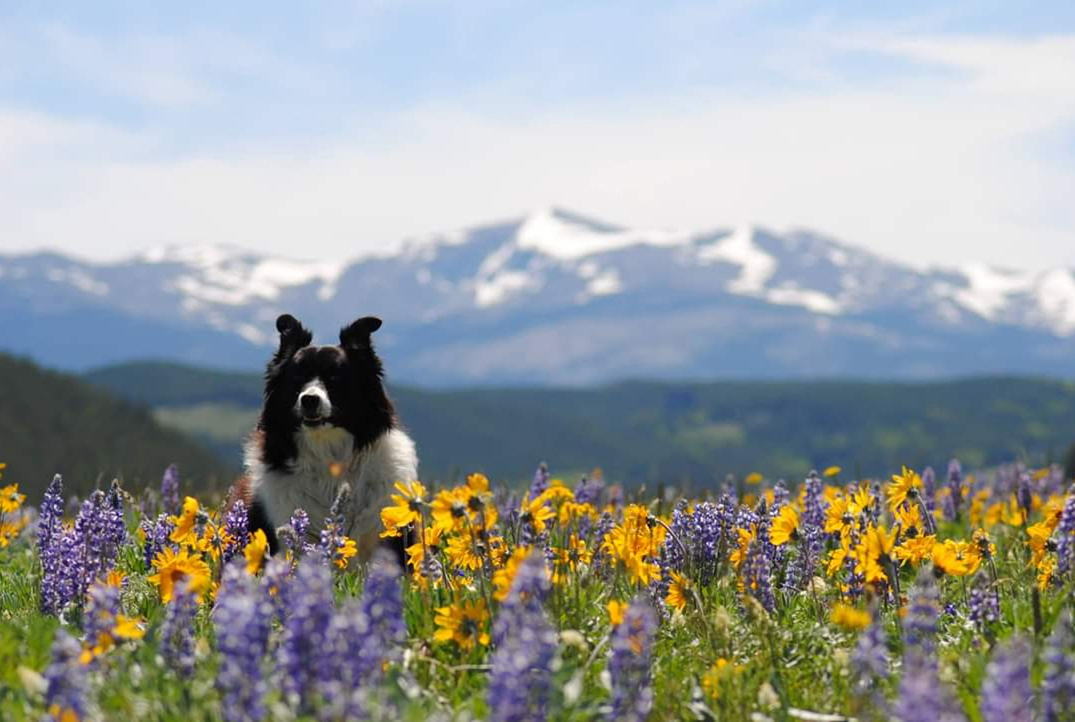
#> input picture Python311/examples/img_before_after/dog.jpg, 1075 x 722 px
$ python img_before_after.py
#> lines starting #> are read from the running program, lines starting #| are printed output that depends on the picture
#> further down, cvimage is the input picture: shape (722, 1075, 3); mean B, G, R 156.2, 157.4, 152.7
### Python311/examples/img_before_after/sobel.py
import scipy
import scipy.ndimage as ndimage
import numpy as np


def filter(img) :
    Kx = np.array([[-1, 0, 1],
                 [-2, 0, 2],
                 [-1, 0, 1]])

    Ky = np.array([[1, 2, 1],
                   [0, 0, 0],
                   [-1, -2, -1]])

    Ix = ndimage.convolve(img, Kx,output = float) # Get X plane
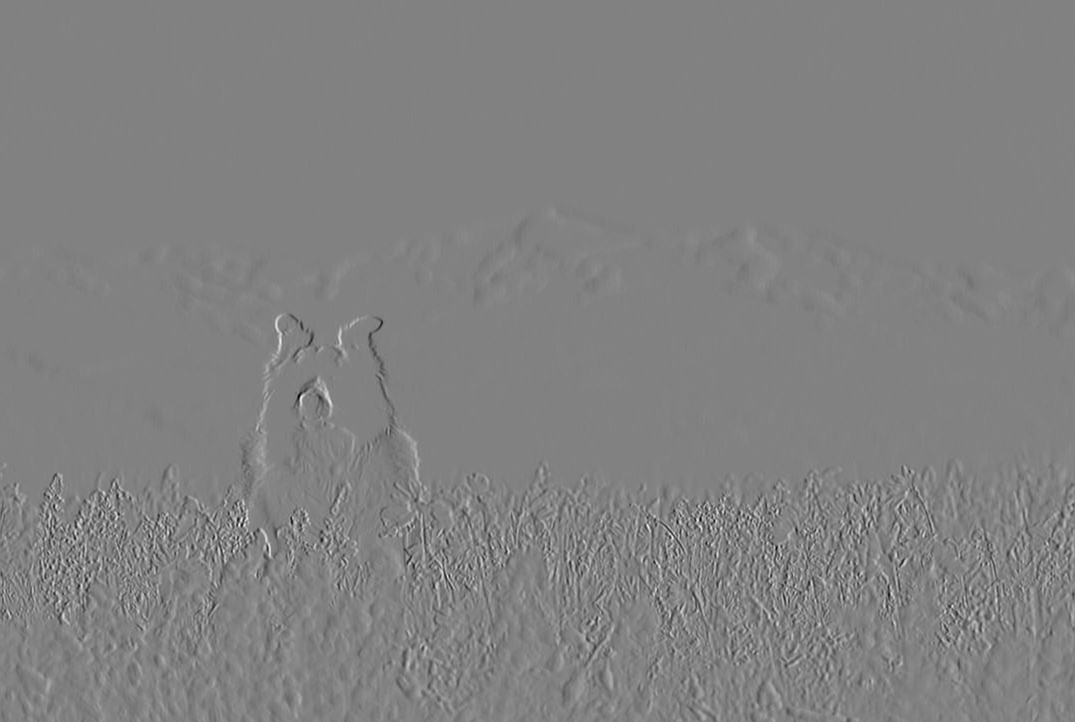
#> Ix: shape (722, 1075) float64; min -750, max 724, mean -0.1; drawn with min black and max white
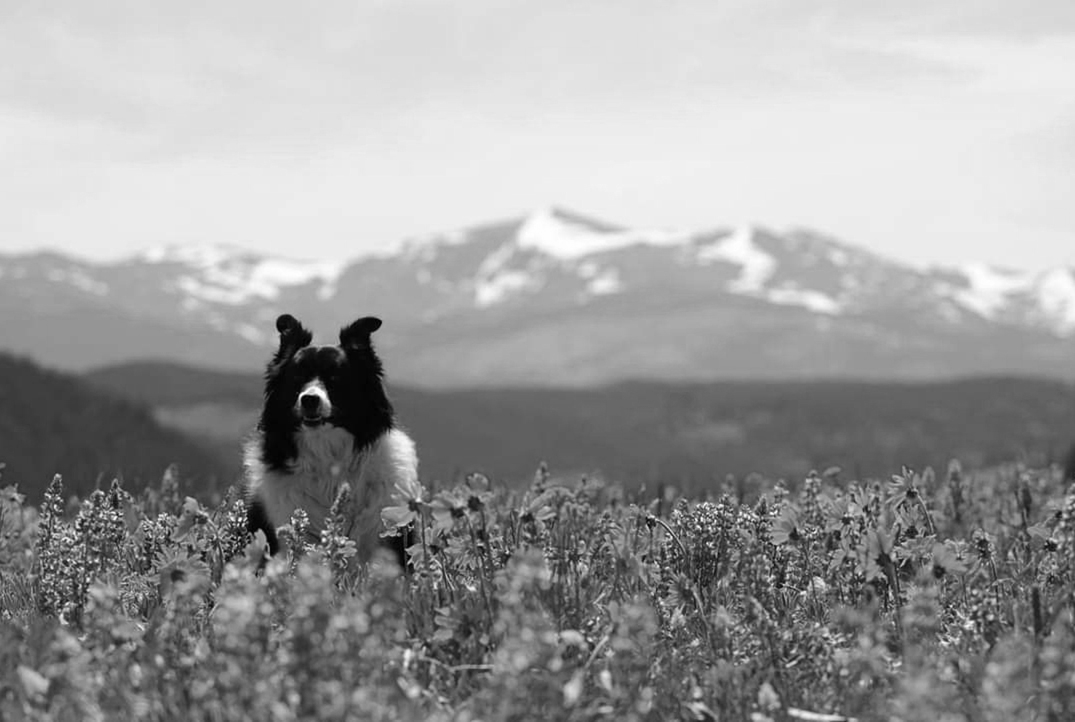
#> img: shape (722, 1075); min 0, max 255, mean 156.5
    Iy = ndimage.convolve(img, Ky,output = float) # Get Y Plane
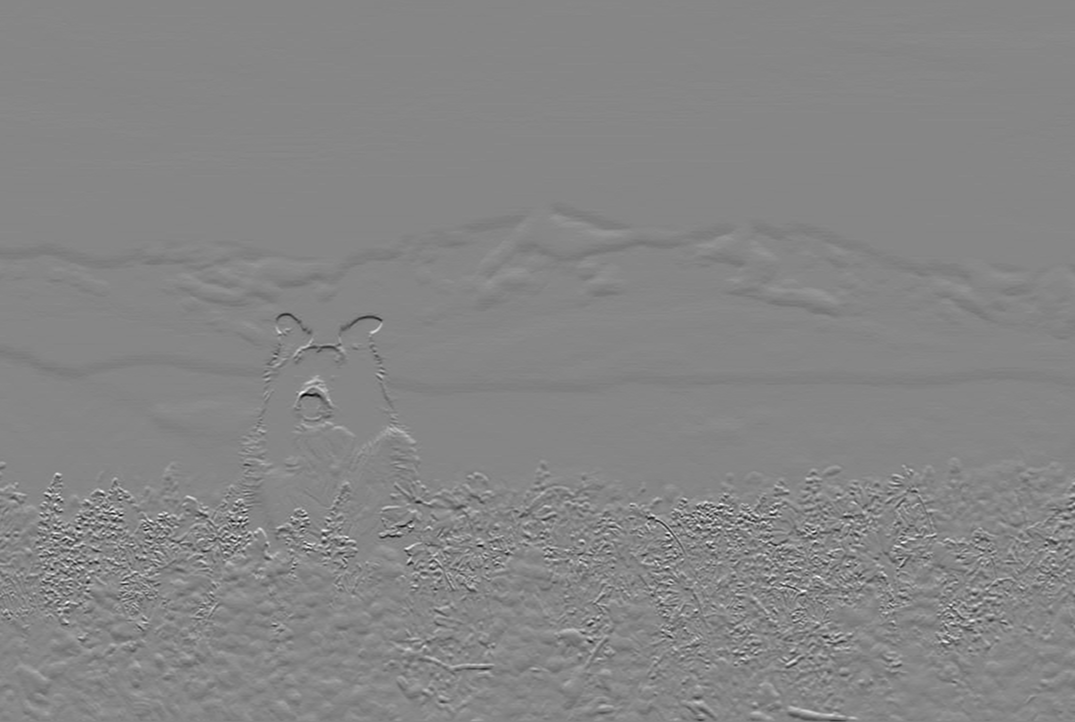
#> Iy: shape (722, 1075) float64; min -727, max 651, mean -1.3; drawn with min black and max white

    G = np.sqrt(np.square(Ix) + np.square(Iy))    # Get gradient
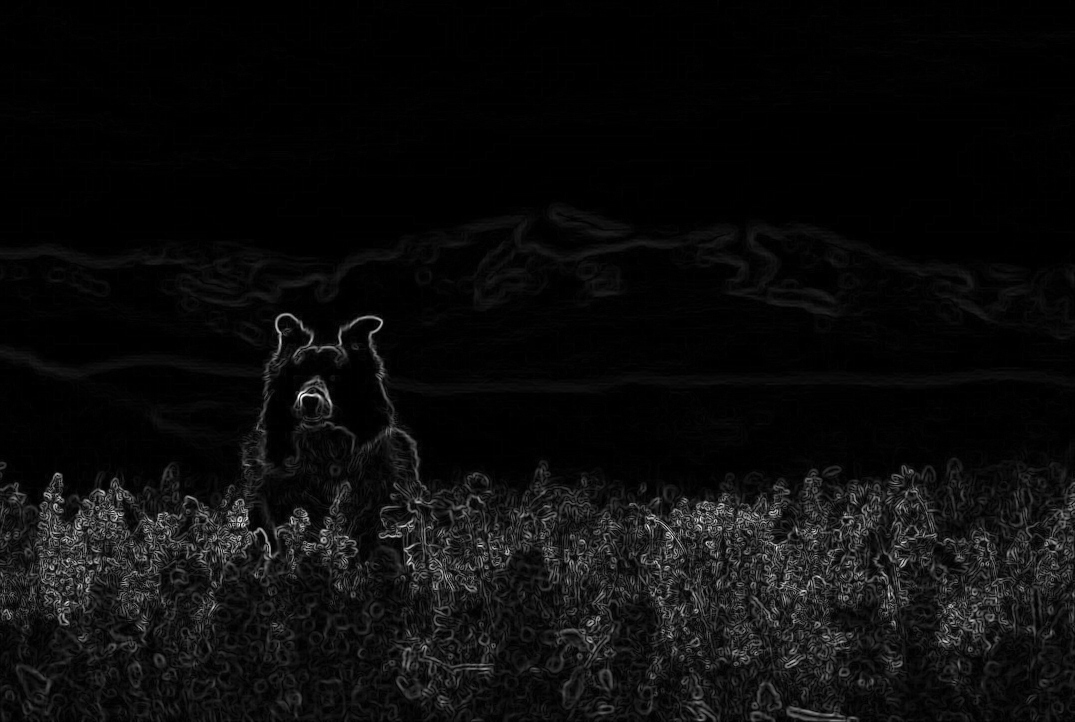
#> G: shape (722, 1075) float64; min 0, max 785.7, mean 38.2; drawn with min black and max white

    G = G/(G.max()*.5)        # brighten it a little

    # The value below is multiplued by 255 to make standard RGB bitmap (floating-point)
    # with values from 0-255.
    #
    # Without this, the values would range from 0-1.
    # This works with img_view() and img_before_after() when the 'normalize=True'
    # keyword is used (i.e. when the *255 is omitted).

    G = np.clip(G,0,1)*255        # clip is since values can go over 1.0
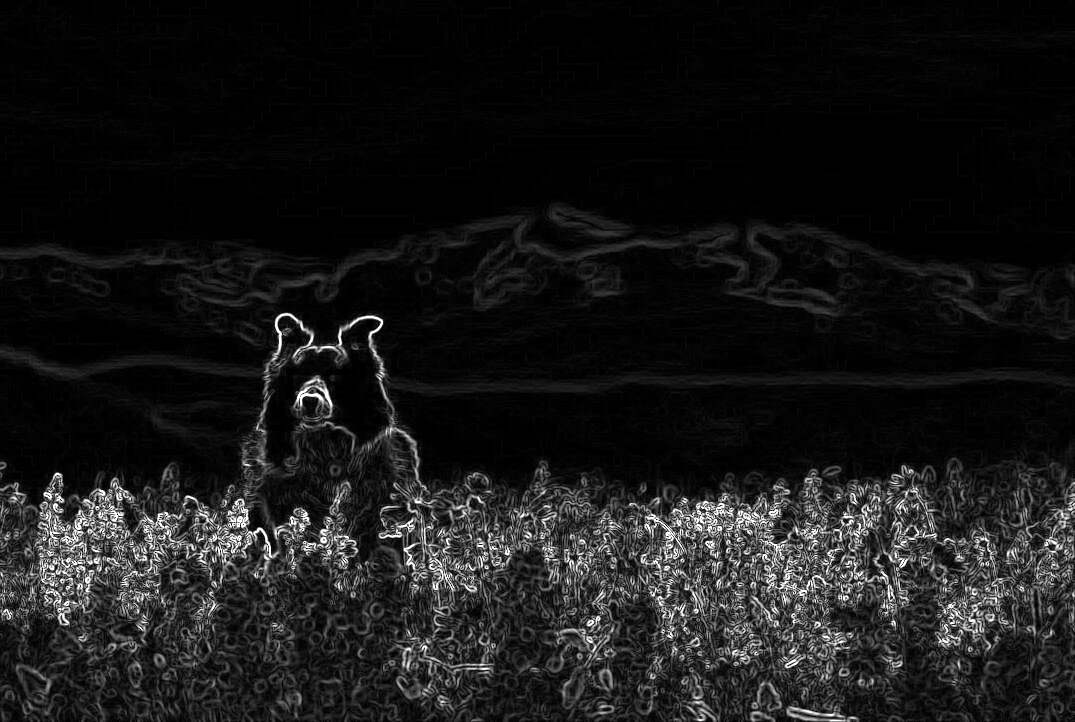
#> G: shape (722, 1075) float64; min 0, max 255, mean 24.7

    return G  # return the new image (floating-point RGB image)


# [3 lines that do not run on import are left out]

### Python311/examples/img_before_after/img_before_after.py
"""
----------------------------------------------------------------------------------------------
Pybox Image Before & After View Window with OpenCV Demonstration (img_before_after() function)
----------------------------------------------------------------------------------------------

This module shows the img_before_after() function used to view a before and after image.

An original image is shown, as well as a edge-detection version created with a sobel filter.


The img_before_after() functions can be used to bring up before & after bitmaps in a sized or auto-sized window that then can be zoomed in, resized,
and can use the Zoom Box for easier navigation.

--------------------------------------------
Using with modules like SciPy, Open CV, etc.
--------------------------------------------

    Pybox is meant to work as a library so it can work easily with other libraries.  In this example, it is showing reading images via Open CV and then displaying them.

    img_before_after() supports all basic RGB image types, such as float, double, grayscale, RGB, split or interlaced (i.e. RRR,GGG,BBB vs. R,G,B), as well as 4-byte aligned or
    non-aligned bitmaps.  img_before_after() also supports 16-bit float bitmaps.

    Pybox has its own Bitmap class, but this is not necessary to use most of the bitmap functions in pybox.

------------
This Example
------------

    This example shows a fairly small usage of img_before_after().  The program simply created an edge-detection version
    of an image loaded with OpenCV, then displays the before & after image using the img_before_after function.

    See other examples (img_before_after2.py and img_before_after3.py) that use more parameters to set a top label, titles for
    windows, etc.

    The code is small, about 5 lines.


    This example does the following:

    1. Loads an image with open cv.
    2. if the image is not found, it writes out an error message in red, demonstrating using the pybox conio functions
       for console output
    3. A new image is then created with the sobel filter function.
    4. Now we have two images in two different formats: the original as a color RGB image, and the output as a monochrome float-point bitmap.
    3. img_before_after() is then called to display the two images that are in different formats.

-------------------
Simple and Featured
-------------------

    When an image before & after view window comes up, it looks fairly innocuous, just an two images in a window.
    The invocation of img_before_after() is also very easy:

        img_before_after(myimage,myimage2)

    This will bring up an image automatically that can be resized, zoom in, moved around, etc.

    The input images must be the same size, but can be any any number of different formats, RGB or monochrome.

    There are many options you can add to the img_before_after() call and a large set of features that come with an image view window.
    See the next section for more information


---------------------------
img_before_after() features
---------------------------

    1. easy to bring up with one small line of code. Simply bring up an img_before_after(myimage,myimage2)

    2. Add easy titling and location options -
        img_before_after(myimage,myimage2,"This is the title") sets the title bar in the window

        img_before_after(myimage,myimage2,label="This is the title") sets the a label at the top above both windows
            --> this also sets the window title, unless 'title' is used.

        img_before_after(myimage,myimage2,label="This is the title",labelfont=20) does the same as the above,
            but also sets the font of the label.  See the function for more options.

        img_before_after(myimage,myimage2,before_title = "First Image",after_title="Second Image")
            --> This will set the titles underneath each image accordingly.

    3. Smart intial window size - The initial window sizes itself to a reasonable size on the screen -
       If the image is large, the zoom reduced.  If the image is small, it is displayed at its original size.

    4. Can display bitmap upside-down -  Between packages and systems, bitmaps can be in reverse order vertically -
       The 'reverse' option or using img_before_after() will reverse the direction of the bitmap.

    5. Normalized images.  For floating-point images that are normalized (i.e. between 0-1), adding the
        normalize=True keyword will display the bitmap as a standard bitmap.

    6. Window Resize.  You can drag the window corners to resize the window.  The image size will automatically change.

    7. Zoom in and out and Move Around - You can Zoom in and out of the image view window with the mouse wheel.
       You can also move the image around with the mouse when it is zoomed in.
       You can then right-click on the window to fit it back into the window or use the upper-left system menu
       for more options

    8. Image Zoom Box -  The Image Zoom Box is a navigator where you can easily zoom in and move around the image.

    9. Fire and Forget -  When you launch an img_before_after() window, you can save the result of the img_before_after() call to
       manage the window as shown above.

       You can also just call the function in a fire-and-forget fashion.  The window will close on its own
       when the 'X' button is pressed.   You do not need to wait for the image to close to perform other functions.

    10. Close Status and Close Events -  There are a couple functions that can be used to determine the status of the window

        o closed()          - This will return True if the window is closed (i.e. has been closed by the user or otherwise closed)
        o close_event()     - This will return True when a close action has occured.  As an event, it returns True once to let you
                              know about the event, then false afterward so that it can be used in an event loop without needing to
                              keep the status.

"""


import pybox
from pybox import conio
import sobel
import numpy as np
import cv2

cvimage = cv2.imread("dog.jpg")     # load image with opencv

# if the image doesn't exist print out a message in red
# This uses the pybox conio class.
#
# {r} = set text color to red.

if cvimage is None :
    conio.write("{r}Error: Could not load bitmap.\n\n")
    quit()

cvimage = cv2.cvtColor(cvimage,cv2.COLOR_BGR2RGB)   # Convert to RGB

# use the sobel filter to do an edge detection on a grayscaled version of our loaded image

img_result = sobel.filter(cv2.cvtColor(cvimage, cv2.COLOR_BGR2GRAY))

# show the before & after image with a color image before image and grayscaled after image.
#
# This example is a simple fire-and-forget call that waits until the image is closed by the user.
# There are no parameters execept the images.
#
# Since "wait_for_close" (or "waitforclose") is used, the function does not return until the user closes the window.
# When "wait_for_close" is not used, program execution continues with no problem -- the Image View window is self-
# managing and will close on its own when the user closes it, the program ends, or it is closed by the program.
#
# See img_before_after2.py and img_before_after3.py for examples using more
# options such as labels, titles, etc.

pybox.img_before_after_r(cvimage,img_result,waitforclose=True)      # wait_for_close not necessary (window self-manages)
#> (this line was passed over: pybox is not available in this run)

# << more program elements here while the image window is or isn't open >>
#
# In our case, we just end the program.
